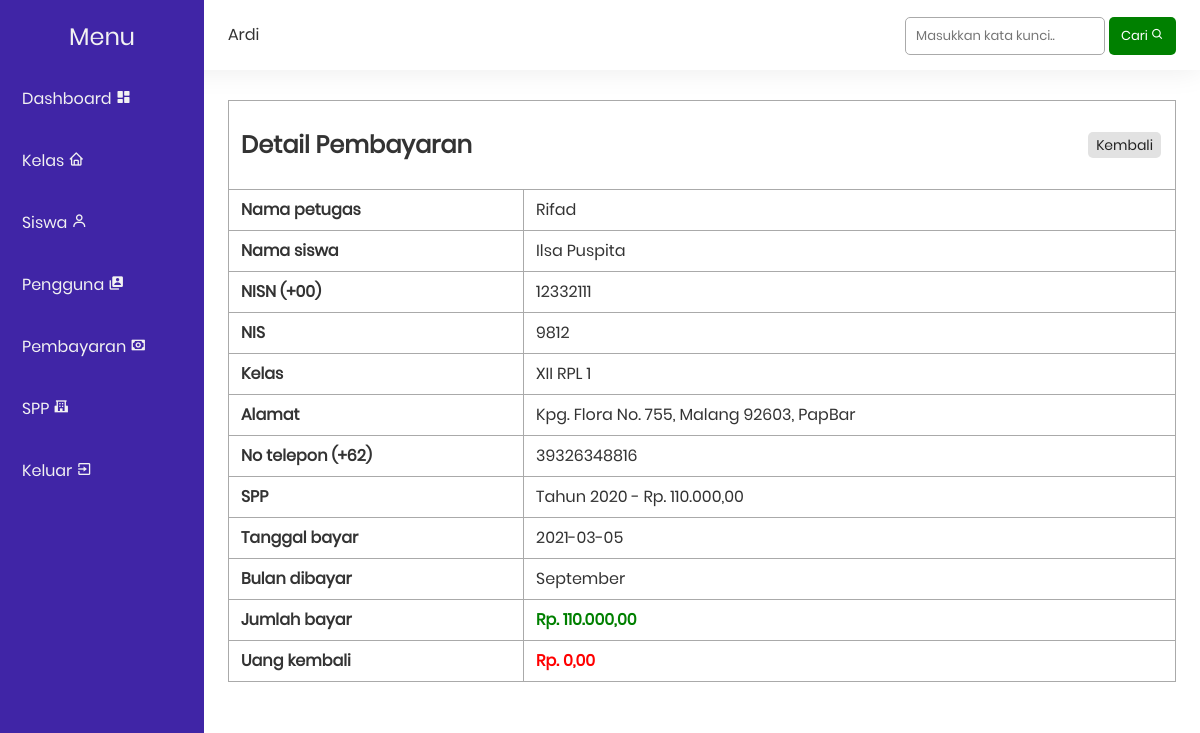
The page /public/payment/detail.php?i=36 (signed in) on the database its author committed.
### tables this page shows
CREATE TABLE `pembayaran` (
  `id` int(11) NOT NULL,
  `id_petugas` int(11) NOT NULL,
  `nisn` int(10) NOT NULL,
  `tanggal_bayar` date NOT NULL,
  `bulan_dibayar` varchar(10) NOT NULL,
  `tahun_dibayar` varchar(4) NOT NULL,
  `id_spp` int(11) NOT NULL,
  `jumlah_bayar` int(11) NOT NULL
);

CREATE TABLE `pengguna` (
  `id` int(11) NOT NULL,
  `nama` varchar(35) NOT NULL,
  `email` varchar(25) NOT NULL,
  `kata_sandi` varchar(50) NOT NULL,
  `tingkat` enum('admin','petugas','siswa') NOT NULL
);

CREATE TABLE `siswa` (
  `nisn` bigint(10) NOT NULL,
  `nis` bigint(8) NOT NULL,
  `nama` varchar(35) NOT NULL,
  `id_kelas` int(11) NOT NULL,
  `alamat` text NOT NULL,
  `no_telepon` bigint(12) NOT NULL,
  `id_spp` int(11) NOT NULL
);

CREATE TABLE `kelas` (
  `id` int(11) NOT NULL,
  `kelas` varchar(10) NOT NULL,
  `kompetensi_keahlian` varchar(50) NOT NULL
);

CREATE TABLE `spp` (
  `id` int(11) NOT NULL,
  `tahun` int(11) NOT NULL,
  `nominal` int(11) NOT NULL
);

### functions.php (called while the page is built, shortened)
<?php
$conn = mysqli_connect("localhost", "root", "", "spp");
function query($query)
{
    global $conn;
    $result = mysqli_query($conn, $query);
    $rows = [];
    while ($row = mysqli_fetch_assoc($result)) {
        $rows[] = $row;
    }
    return $rows;
}
function rupiah($money)
{
    return number_format($money, 2, ',', '.');
}

### public/payment/detail.php (the view, shortened to what this page needs)
<?php
include_once('../layout/navbar.php');
include_once('../layout/sidebar.php');
$id = $_GET['i'] == '' ? header('Location: index.php') : $_GET['i'];
$pembayaran = query("SELECT *,
                        pembayaran.id AS id_pembayaran,
                        siswa.nama AS nama_siswa
                    FROM pembayaran
                    JOIN siswa ON siswa.nisn = pembayaran.nisn
                    JOIN kelas ON kelas.id = siswa.id_kelas
                    JOIN spp ON spp.id = siswa.id_spp
                    JOIN pengguna ON pengguna.id = pembayaran.id_petugas
                    WHERE pembayaran.id = $id")[0];
?>
<table class="table">
    <tr>
        <td colspan="2">
            <span id="action">
                <h2>Detail Pembayaran</h2>
                <a href="index.php" class="badge grey">Kembali</a>
            </span>
        </td>
    </tr>
    <tr>
        <td class="text-bold">Nama petugas</td>
        <td><?= $pembayaran['nama']; ?></td>
    </tr>
    <tr>
        <td class="text-bold">Nama siswa</td>
        <td><?= $pembayaran['nama_siswa']; ?></td>
    </tr>
    <tr>
        <td class="text-bold">NISN (+00)</td>
        <td><?= $pembayaran['nisn']; ?></td>
    </tr>
    <tr>
        <td class="text-bold">NIS</td>
        <td><?= $pembayaran['nis']; ?></td>
    </tr>
    <tr>
        <td class="text-bold">Kelas</td>
        <td><?= $pembayaran['kelas']; ?></td>
    </tr>
    <tr>
        <td class="text-bold">Alamat</td>
        <td><?= $pembayaran['alamat']; ?></td>
    </tr>
    <tr>
        <td class="text-bold">No telepon (+62)</td>
        <td><?= $pembayaran['no_telepon']; ?></td>
    </tr>
    <tr>
        <td class="text-bold">SPP</td>
        <td>Tahun <?= $pembayaran['tahun']; ?> - Rp. <?= rupiah($pembayaran['nominal']); ?></td>
    </tr>
    <tr>
        <td class="text-bold">Tanggal bayar</td>
        <td><?= $pembayaran['tanggal_bayar']; ?></td>
    </tr>
    <tr>
        <td class="text-bold">Bulan dibayar</td>
        <td><?= $pembayaran['bulan_dibayar']; ?></td>
    </tr>
    <tr>
        <td class="text-bold">Jumlah bayar</td>
        <td class="text-green text-bold">Rp. <?= rupiah($pembayaran['jumlah_bayar']); ?></td>
    </tr>
    <tr>
        <td class="text-bold">Uang kembali</td>
        <td class="text-red text-bold">Rp. <?= rupiah($pembayaran['jumlah_bayar'] - $pembayaran['nominal']); ?></td>
    </tr>
</table>
<?php include_once('../layout/footer.php'); ?>

### style.css (style rules this page uses)
html, body, div, span, applet, object, iframe, blockquote, pre, abbr, acronym, address, big, cite, code, del, dfn, em, img, ins, kbd, q, s, samp, small, strike, strong, sub, sup, tt, var, b, u, i, a, p, center, dl, dt, dd, ol, ul, li, fieldset, form, label, legend, table, caption, tbody, tfoot, thead, tr, td, article, aside, canvas, details, embed, figure, figcaption, footer, header, hgroup, menu, nav, output, ruby, section, summary, time, mark, audio, video { margin: 0; padding: 0; border: 0; font-size: 100%; font: inherit; vertical-align: baseline; font-family: "Poppins", Arial, Helvetica, sans-serif; }
body { line-height: 1; }
html { scroll-behavior: smooth; }
a { text-decoration: none; }
h1, h2, h3, h4, h5, h6, p, td, th, a, label { color: #333; }
.table { border-collapse: collapse; border-spacing: 10px; width: 100%; }
.table td, .table th { border: 1px solid#aaa; padding: 12px; }
.badge { padding: 6px 8px; display: inline-block; font-size: 14px; text-align: center; box-sizing: border-box; border-radius: 5px; margin-right: 2px; }
.grey { color: #222; background-color: #e2e2e2; }
.text-bold { font-weight: bold; }
.text-green { color: green; }
.text-red { color: red; }
#action { display: flex; width: 100%; align-items: center; align-content: center; justify-content: space-between; }

### rows shown on the page
pembayaran: pengguna.nama "Rifad", siswa.nama "Ilsa Puspita", siswa.nisn "12332111", siswa.nis "9812", kelas.kelas "XII RPL 1", siswa.alamat "Kpg. Flora No. 755, Malang 92603, PapBar", siswa.no_telepon "39326348816", id_spp.tahun "2020", id_spp.nominal "110.000,00", tanggal_bayar "2021-03-05", bulan_dibayar "September", jumlah_bayar "110.000,00", rupiah($pembayaran['jumlah_bayar']-$pembayaran['nominal']) "0,00"

### other values the page prints
$_SESSION["name"] "Ardi"
